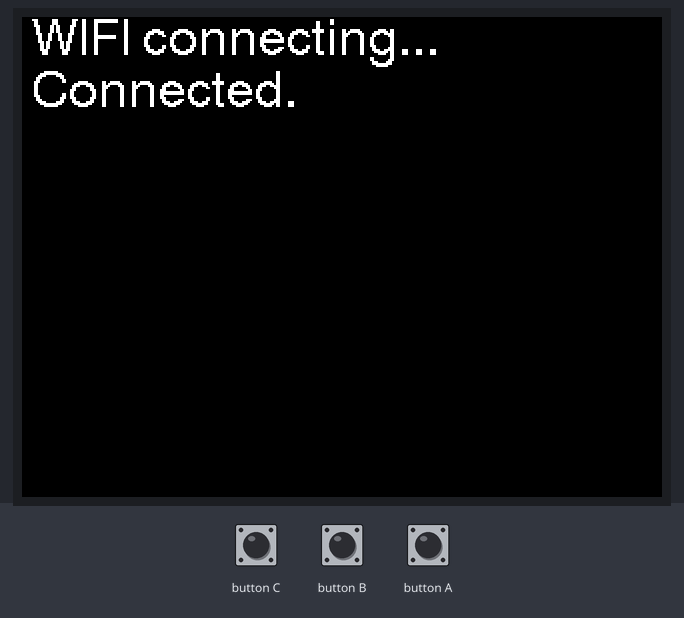
The sketch below on a simulated ESP32. Shown: 320×240 colour display. Inputs (shaded band) come from the test bench. WiFi joins after 1.5 s; servers stay silent unless stated.

Above: at 1.8 s.
3.4 s: button B pressed for 0.15 s
At 4.6 s:
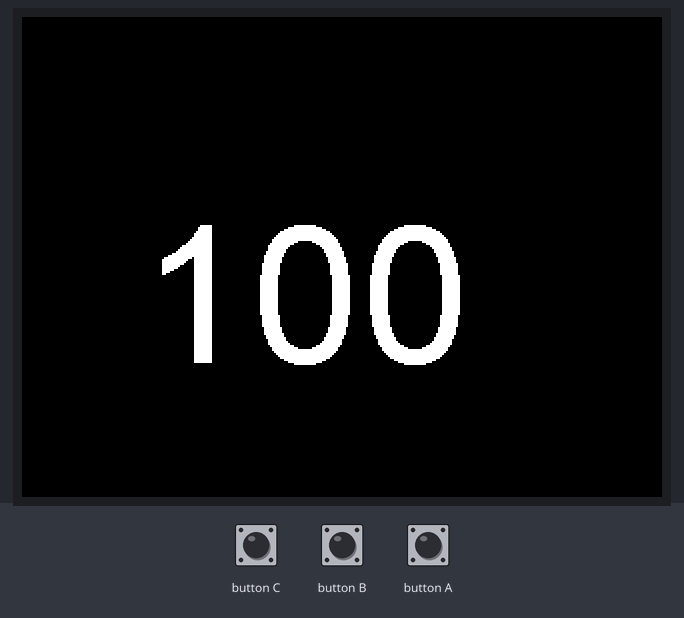
6.3 s: button B pressed for 1 s
At 8.4 s:
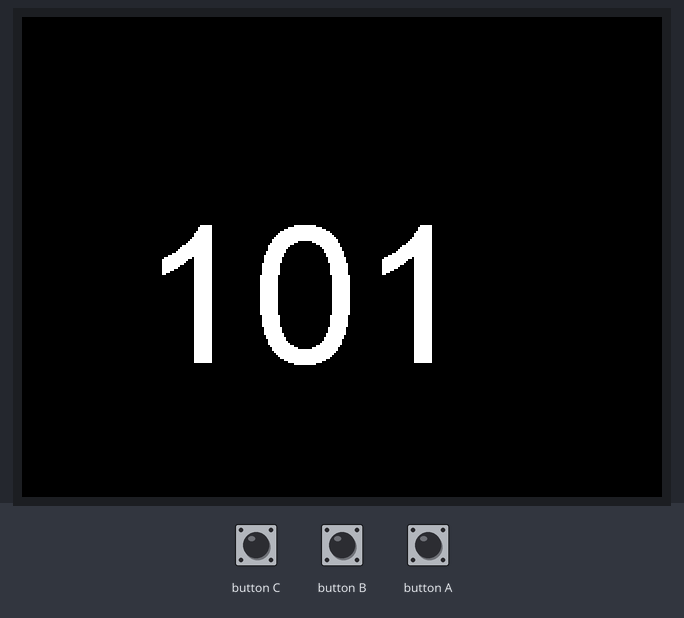
Timing chart, 0 to 9.9 s (numbered marks = the images above; inputs shaded):
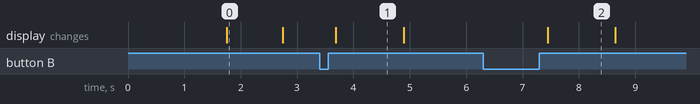

The sketch:

M5StackLine.ino
```cpp
// Bボタン（まん中のボタンを押すとラインにメッセージを送信

#include <M5Stack.h>
#include <WiFiClientSecure.h>

const char* ssid     = "xxxxxxx";
const char* password = "xxxxxxx";
const char* host     = "notify-api.line.me";
const char* token    = "xxxxxxxxxxxxxxxxxxxxxxxxxxxxxxxxxxxxx";

unsigned long displayTime = 0;
int num = 100;  // 送信データ

boolean line_notify(String msg)
{
	WiFiClientSecure client;
	client.setInsecure();
	if(!client.connect(host, 443)){
		Serial.println("connect error!");
		M5.Lcd.setTextColor(BLACK, RED);
		M5.Lcd.println("  ERROR : LINE connect error. ");
		return false;
	}
	String query = String("message=") + msg;
	String request = String("")
		+ "POST /api/notify HTTP/1.1\r\n"
		+ "Host: " + host + "\r\n"
		+ "Authorization: Bearer " + token + "\r\n"
		+ "Content-Length: " + String(query.length()) +  "\r\n"
		+ "Content-Type: application/x-www-form-urlencoded\r\n\r\n"
		+ query + "\r\n";
	client.print(request);
	return true;
}


void setup()
{
	// put your setup code here, to run once:
	M5.begin();
	M5.Lcd.fillScreen(0);
	M5.Lcd.setTextFont(4);
	M5.Lcd.setTextColor(WHITE, BLACK);

	M5.Lcd.println(" WIFI connecting...");
	WiFi.begin(ssid, password);
	int i = 0;
	while(WiFi.status() != WL_CONNECTED){
		delay(100);
		i++;
		if(i>100){  // 10secタイムアウト
			M5.Lcd.setTextColor(BLACK, RED);
			M5.Lcd.println(" ERROR : cannot connect to WiFi. ");
			break;
		}
	}
	// WiFi接続成功
	if(i <= 100){
		M5.Lcd.println(" Connected.");
	}
	displayTime = millis();
}


void loop()
{
	// put your main code here, to run repeatedly:
	M5.update();
	if((WiFi.status() == WL_CONNECTED)){
		if(M5.BtnB.wasReleased()){
			M5.Lcd.fillScreen(BLACK);
			M5.Lcd.setTextFont(4);
			M5.Lcd.setTextColor(WHITE, BLACK);
			M5.Lcd.drawNumber(num, 60, 100, 8);
			String msg = "[" + String(num) + "]を送信しました。";
			// ラインへ送信
			line_notify(msg);
			displayTime = millis();
			num++;
		}
		// 1秒後に画面クリア
		if(millis() - displayTime >= 1000) {
			M5.Lcd.fillScreen(BLACK);
		}
	}

}
```

Measured:
- after the input at 3.4 s, the display: changes after 0.29 s (image 1)
- after the input at 6.3 s, the display: changes after 1.1 s (image 2)
- what the display in image 0 shows lasts 1.0 s, from 1.7 s to 2.7 s
- what the display in image 1 shows lasts 1.2 s, from 3.7 s to 4.9 s
